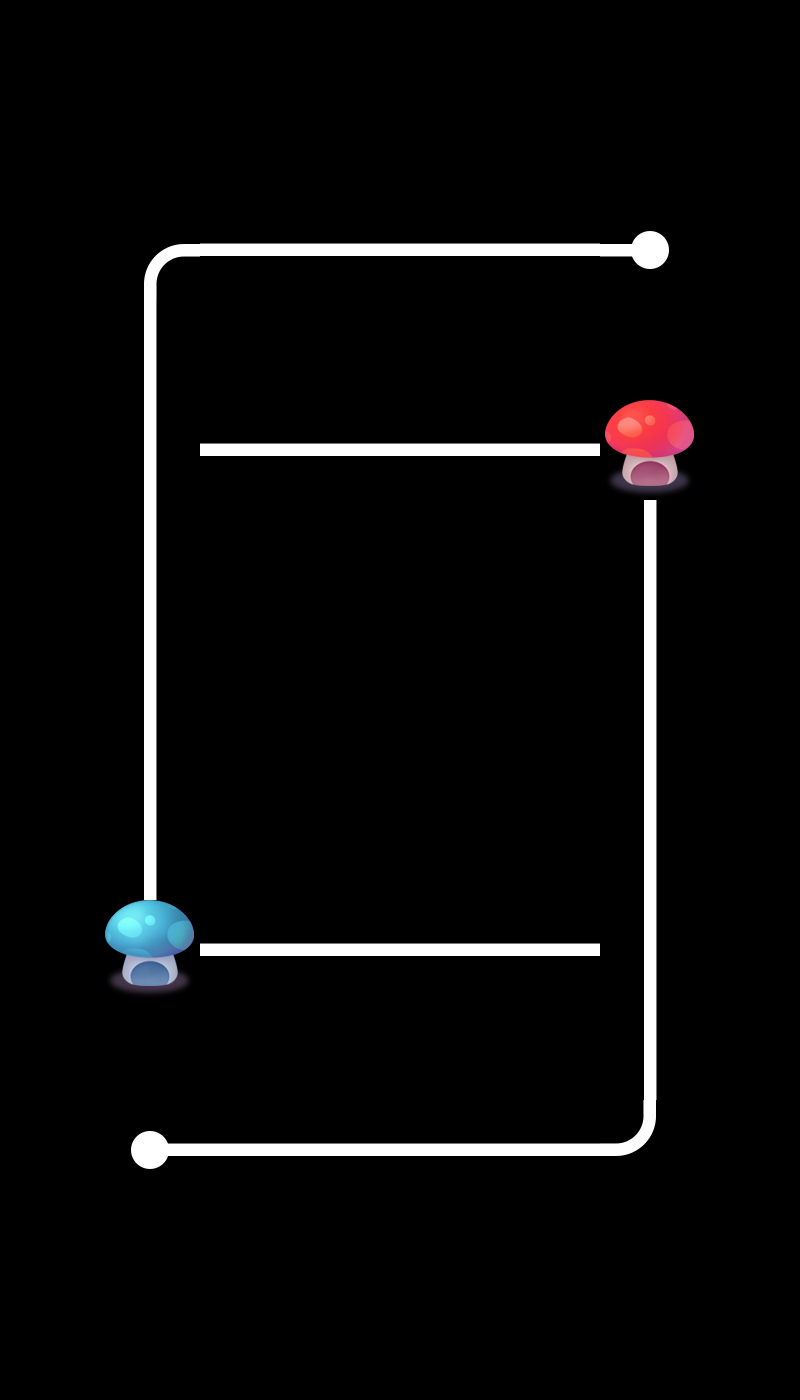

Below is a game level as drawn by its tile map, then a one-line description and the .tmx that defines it (tile-layer data replaced by summaries):
An orthogonal 8x14 tile map with 100x100 px tiles, 2 tile layers (layer0, layer1), 2 tilesets and 2 objects.

<map version="1.0" orientation="orthogonal" renderorder="right-down" width="8" height="14" tilewidth="100" tileheight="100" nextobjectid="3">
 <tileset firstgid="1" name="tiled" tilewidth="100" tileheight="100">
  <image source="tiled.png" width="500" height="400" />
 </tileset>
 <tileset firstgid="21" name="tiled" tilewidth="100" tileheight="100">
  <image source="tiled.png" width="500" height="400" />
 </tileset>
 <layer name="layer0" width="8" height="14">
  <data>[112 cells, 18 non-empty, 6 distinct tile ids]</data>
 </layer>
 <layer name="layer1" width="8" height="14">
  <data>[112 cells, 18 non-empty, 6 distinct tile ids]</data>
 </layer>
 <objectgroup name="object1">
  <object id="1" x="615.152" y="921.212" width="63.6364" height="57.5758">
   <properties>
    <property name="id" value="1" />
   </properties>
  </object>
  <object id="2" x="112.121" y="421.212" width="66.6667" height="60.6061">
   <properties>
    <property name="id" value="0" />
   </properties>
  </object>
 </objectgroup>
</map>
